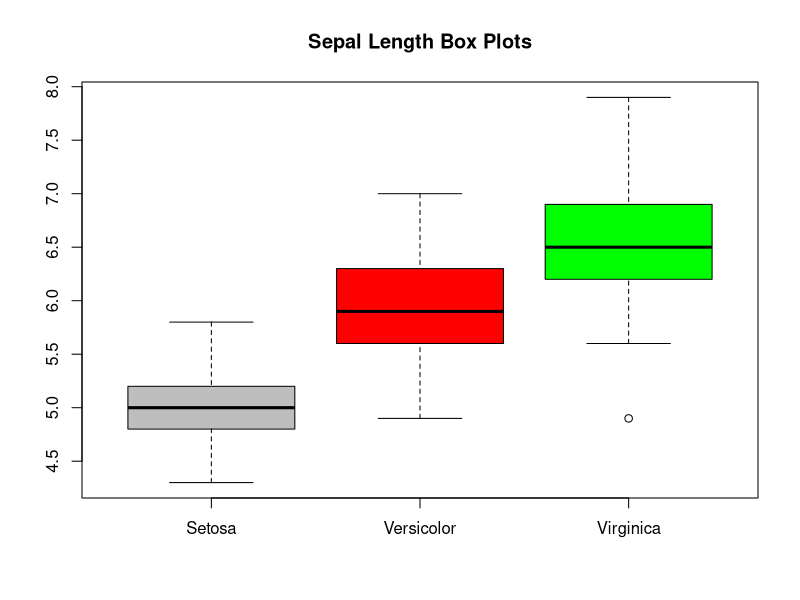
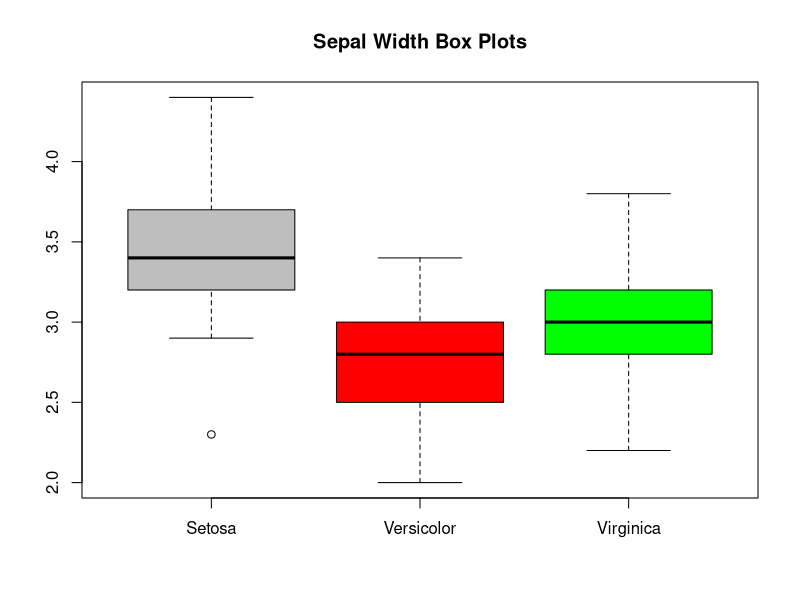
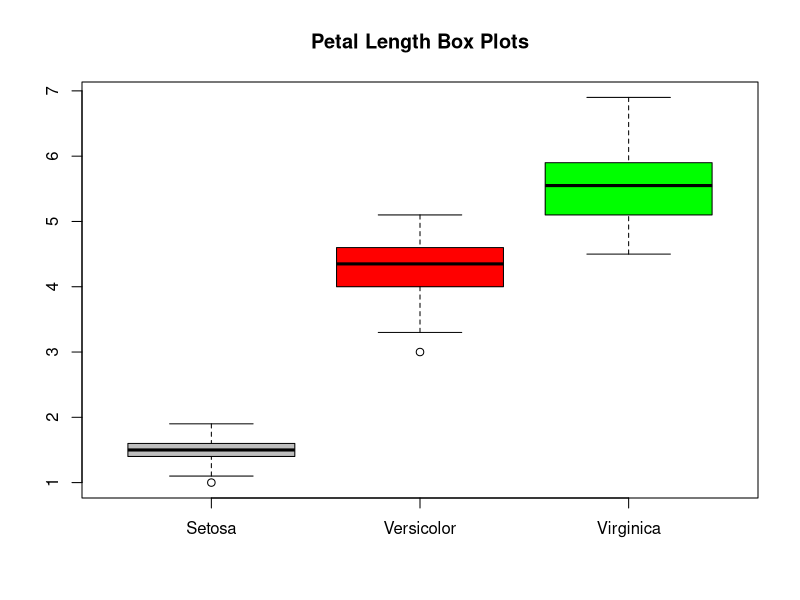
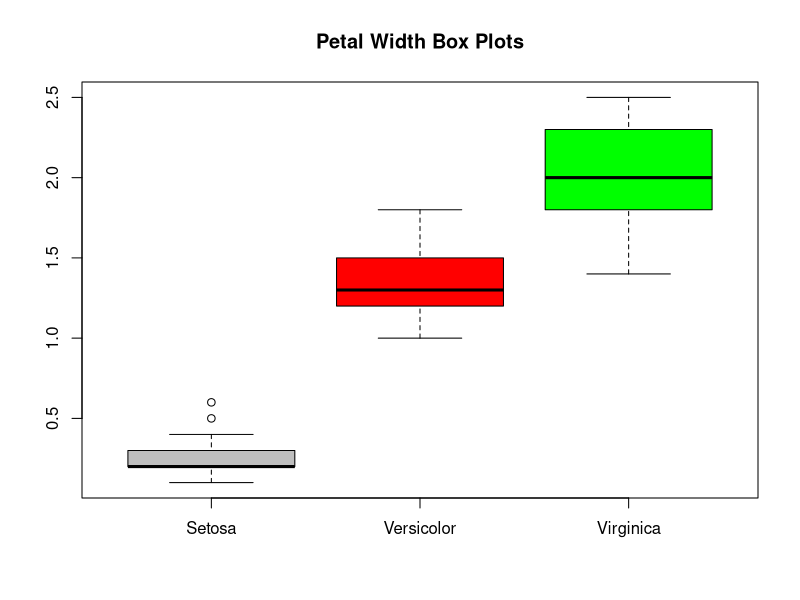

These charts were generated, in order, by the following R code:


 # Multi-graph per boxplot explaination: 
 # https://www.geeksforgeeks.org/plot-multiple-boxplots-in-one-graph-in-r/


# for multiple data plots, the data needs to be "framed"
# I believe that means we take 3 sets of data and just
# staple them together in a special way.
# From the looks of it, the data is already organised in a useful way

# step 1: load data,
data(iris)

## step 1.5: Prepare colors
colors <- c("grey", "red", "green") ## the c is needed

# step 2: chop up data and reformat it so we can use it
  # it seems the easiest way to do this is to manually extract the arrays
  # first grab subest for flower, then grab the (column?) for sepal length
SLenData <- data.frame (
  Setosa = subset(iris, Species ==     "setosa")$Sepal.Length,   
  ## sepal lengths for Iris Setosa
  Versicolor = subset(iris, Species == "versicolor")$Sepal.Length,  
  ## S-lengths for Iris Versicolor
  Virginica = subset(iris, Species == "virginica")$Sepal.Length
  ## S-lengths for Iris Virginica
)
# step 3: now that we have 3 data sets in one, box it!
boxplot(SLenData, col = colors, main = "Sepal Length Box Plots")

## now repeat 3 more times

############### SEPAL WIDTH
SWidthData <- data.frame (
  Setosa = subset(iris, Species ==     "setosa")$Sepal.Width,   
  ## sepal width for Iris Setosa
  Versicolor = subset(iris, Species == "versicolor")$Sepal.Width,  
  ## S-width for Iris Versicolor
  Virginica = subset(iris, Species == "virginica")$Sepal.Width
  ## S-width for Iris Virginica
)
boxplot(SWidthData, col = colors, main = "Sepal Width Box Plots")


################## now for petal length
PLenData <- data.frame (
  Setosa = subset(iris, Species ==     "setosa")$Petal.Length,   
  ## petal length for Iris Setosa
  Versicolor = subset(iris, Species == "versicolor")$Petal.Length,  
  ## P-Length for Iris Versicolor
  Virginica = subset(iris, Species == "virginica")$Petal.Length
  ## P-Length for Iris Virginica
)
boxplot(PLenData, col = colors, main = "Petal Length Box Plots")


####### petal width
PWidthData <- data.frame (
  Setosa = subset(iris, Species ==     "setosa")$Petal.Width,   
  ## Petal width for Iris Setosa
  Versicolor = subset(iris, Species == "versicolor")$Petal.Width,  
  ## P-width for Iris Versicolor
  Virginica = subset(iris, Species == "virginica")$Petal.Width
  ## P-width for Iris Virginica
)
boxplot(PWidthData, col = colors, main = "Petal Width Box Plots")